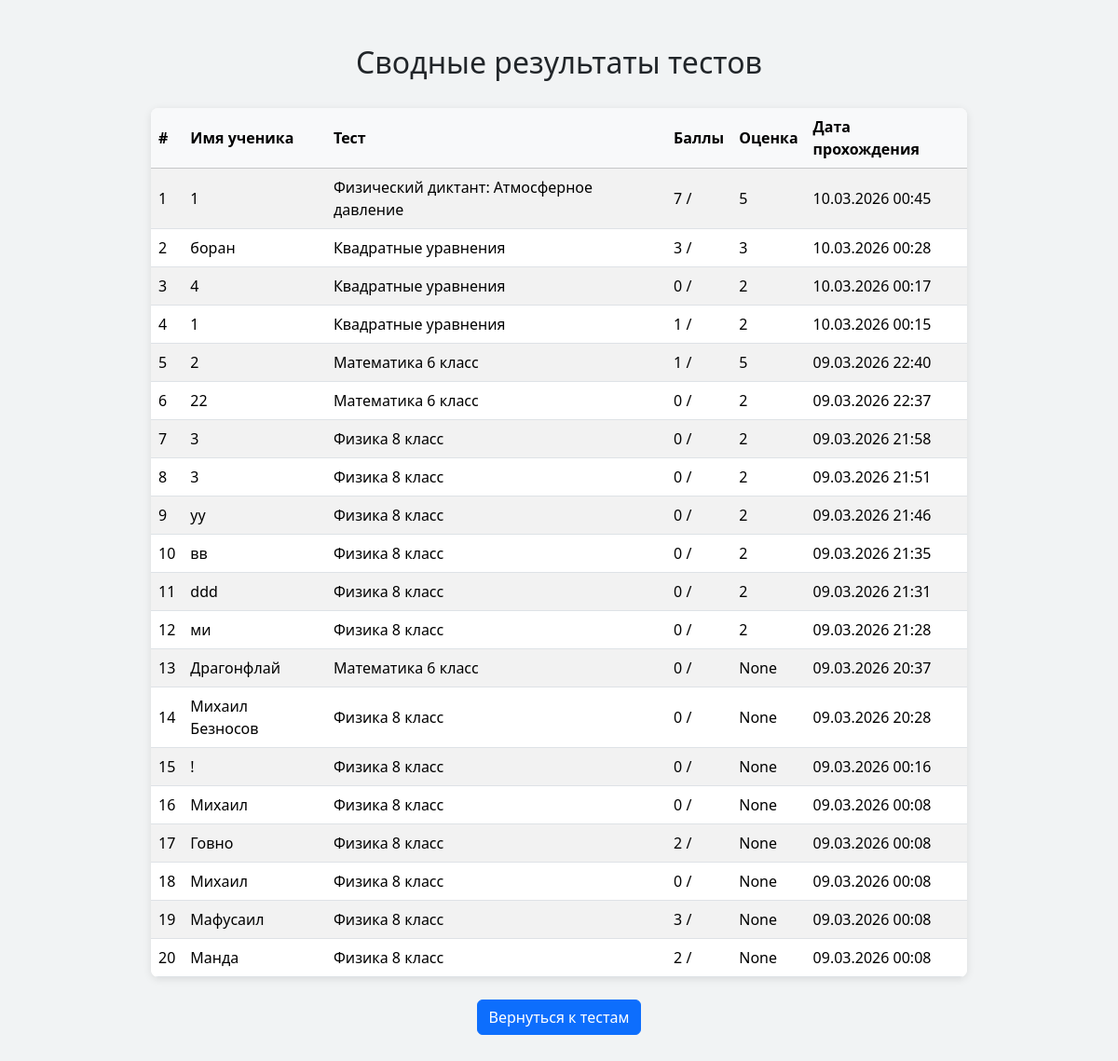
/results/, run on an earlier commit of the app's database.
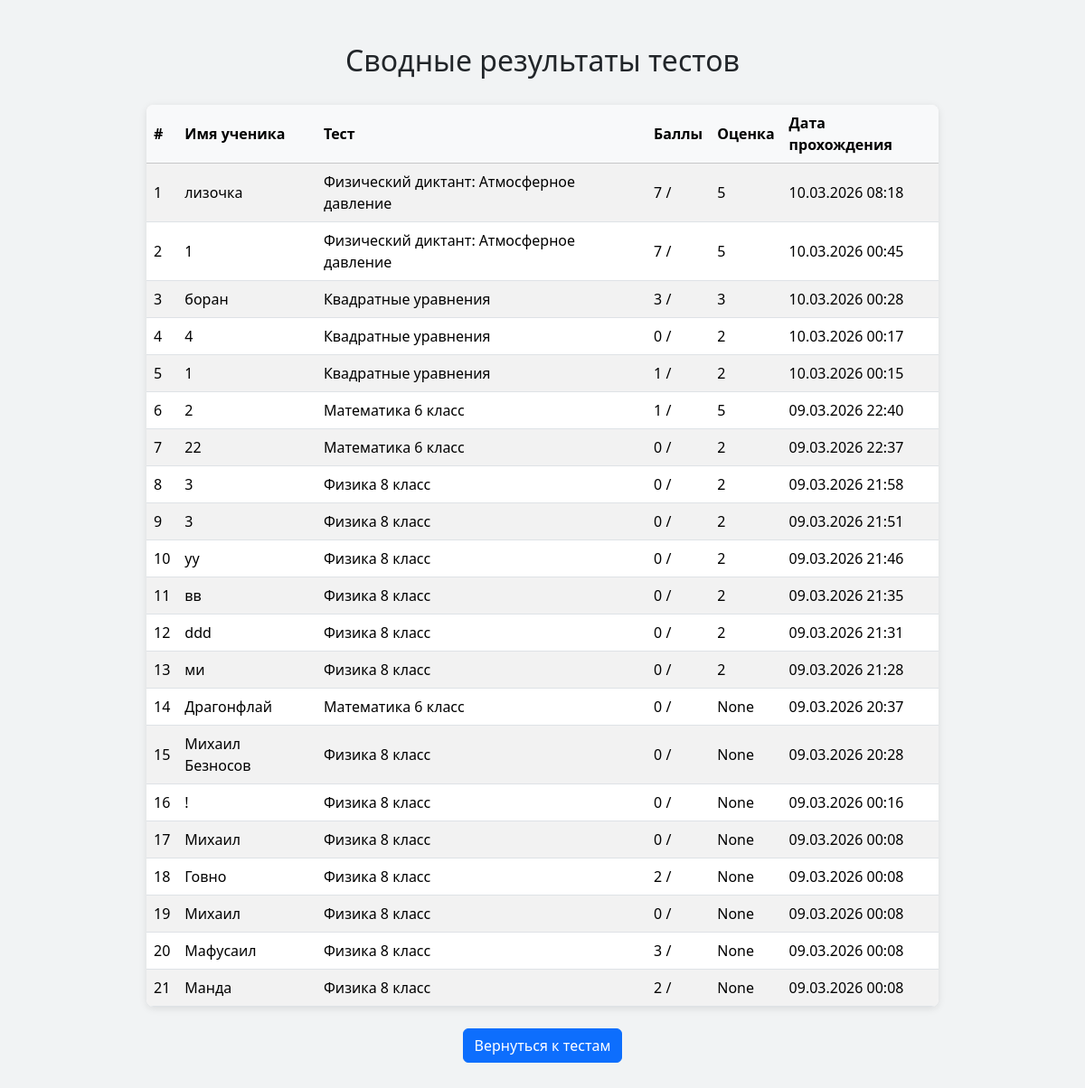
And on a later commit of the database.
### testsystem/models.py (models this page shows, shortened)
class Result(models.Model):
    student_name = models.CharField("Имя ученика", max_length=255)
    test = models.ForeignKey(Test, on_delete=models.CASCADE)
    score = models.IntegerField("Баллы")
    date_taken = models.DateTimeField("Дата прохождения", auto_now_add=True)
    grade = models.IntegerField("Оценка", blank=True, null=True)

class Test(models.Model):
    title = models.CharField("Название теста", max_length=255)
    description = models.TextField("Описание теста", blank=True)
    published_date = models.DateTimeField("Дата публикации", auto_now_add=True)

### testsystem/views.py (the view)
# urls.py: path('results/', views.results_list_all, name='results_list'),                # все результаты
def results_list_all(request):
    results = Result.objects.select_related('test').order_by('-date_taken')
    return render(request, 'testsystem/results.html', {'results': results})

### testsystem/templates/testsystem/results.html (shortened to what this page needs)
{% load static %}
<!DOCTYPE html>
<html lang="ru">
<head>
<link href="https://cdn.jsdelivr.net/npm/bootstrap@5.3.2/dist/css/bootstrap.min.css" rel="stylesheet">
</head>
<body>
<div class="container py-5">
    <h2>Сводные результаты тестов</h2>
    <table class="table table-striped table-hover">
        <thead class="table-light">
            <tr>
                <th>#</th>
                <th>Имя ученика</th>
                <th>Тест</th>
                <th>Баллы</th>
                <th>Оценка</th>
                <th>Дата прохождения</th>
            </tr>
        </thead>
        <tbody>
            {% for r in results %}
            <tr>
                <td>{{ forloop.counter }}</td>
                <td>{{ r.student_name }}</td>
                <td>{{ r.test.title }}</td>
                <td>{{ r.score }} / {{ r.test.question_set.count }}</td>
                <td>{{ r.grade }}</td>
                <td>{{ r.date_taken|date:"d.m.Y H:i" }}</td>
            </tr>
            {% empty %}
            <tr>
                <td colspan="6" class="text-center">Результатов пока нет</td>
            </tr>
            {% endfor %}
        </tbody>
    </table>
    <div class="text-center mt-4">
        <a href="{% url 'index' %}" class="btn btn-primary">Вернуться к тестам</a>
    </div>
</div>
</body>
</html>

What changed in the data, as far as the page shows it:
added Result: student_name "лизочка", test "Физический диктант: Атмосферное давление", score "7", grade "5", date_taken "10.03.2026 08:18"
